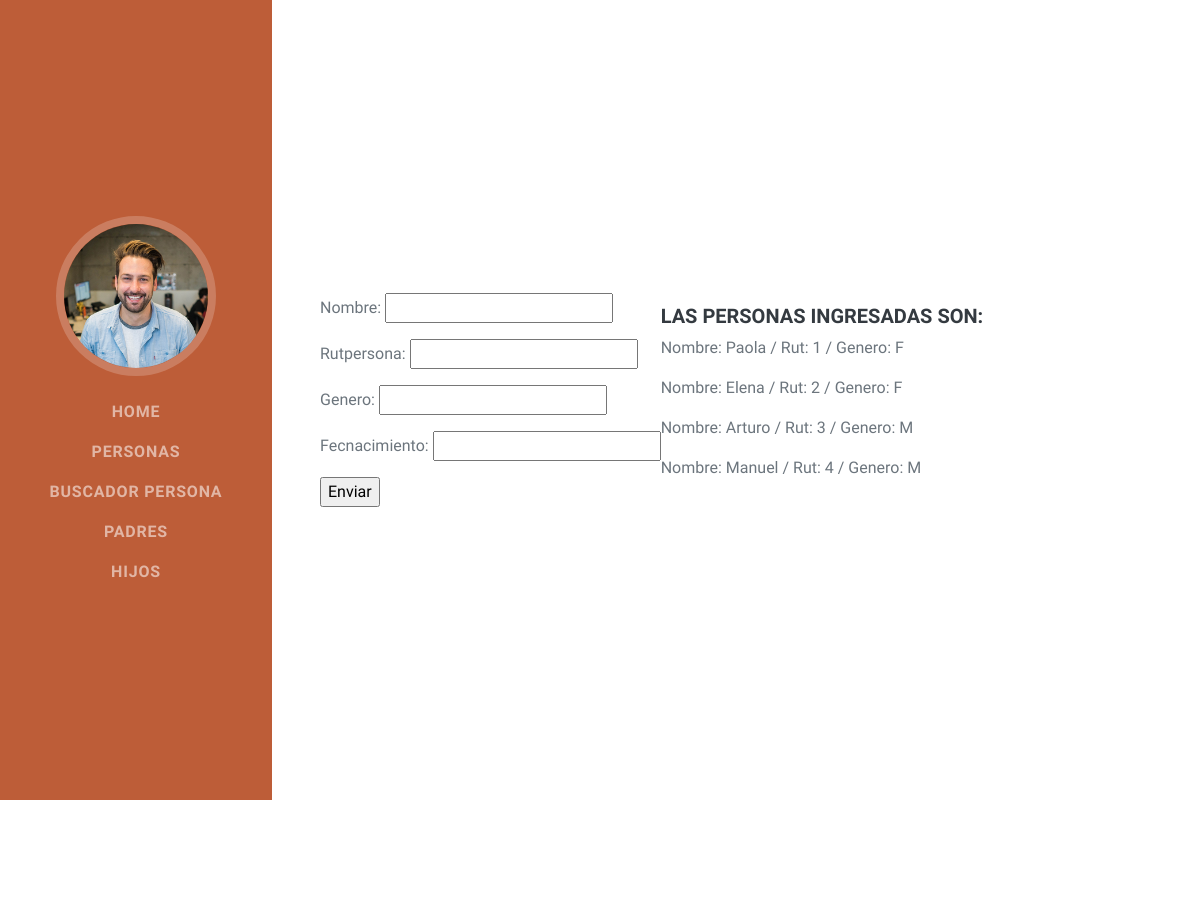
Page /AppFami/personas (upper part) on the earlier database version.
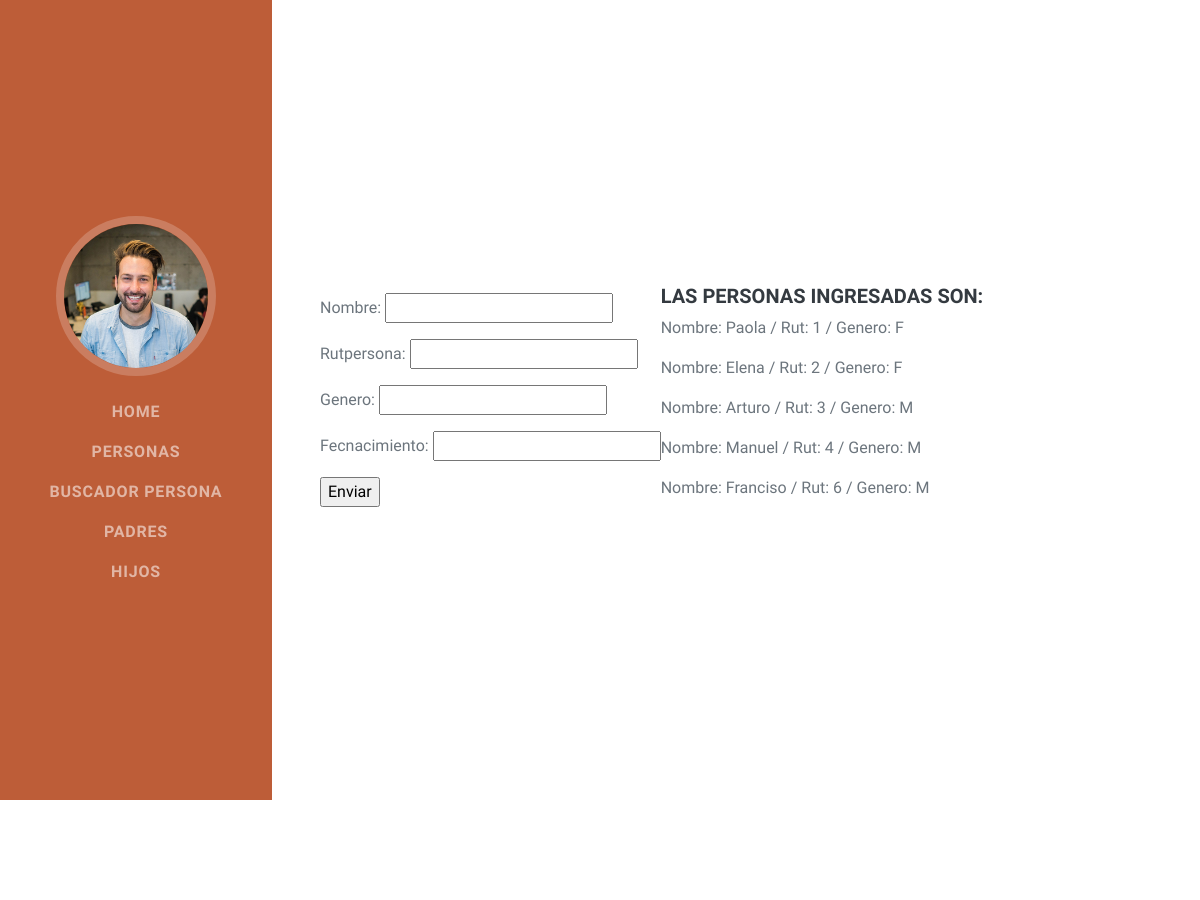
Same page on the later database version.
### AppFami/models.py (models this page shows)
class Persona(models.Model):
    nombre = models.CharField(max_length=40)
    rutpersona = models.IntegerField()
    genero = models.CharField(max_length=40)
    fecnacimiento = models.CharField(max_length=40)

### AppFami/views.py (the view)
# urls.py: path('personas',personas, name = 'AppFamiPersonas'),
def personas(request):
    if request.method == 'POST':
        my_form = PersonaForm(request.POST)
        if my_form.is_valid():
            data = my_form.cleaned_data
            persona_date = Persona(nombre=data.get('nombre'),rutpersona=data.get('rutpersona'),genero=data.get('genero'),fecnacimiento=data.get('fecnacimiento'))
            persona_date.save()
    personas = Persona.objects.all()
    contexto = {
        'personas': personas,
        'my_form': PersonaForm
    }
    return render(request, 'AppFami/personas.html', contexto)

### templates/AppFami/personas.html (shortened to what this page needs)
{% extends 'AppFami/index.html' %}
{% block body %}
    <div>
        <form acction="" method="POST">
                {{my_form.as_p}}
                <input type="submit" value="Enviar">
        </form>
    </div>
    <div>
        <h5>Las Personas ingresadas son: </h5>
        {% for per in personas %}
            <p>Nombre: {{per.nombre}} / Rut: {{per.rutpersona}} / Genero: {{per.genero}}</p>
        {% endfor %}
    </div>
{% endblock %}

Differences in the rows shown:
added Persona: nombre "Franciso", rutpersona "6", genero "M"
